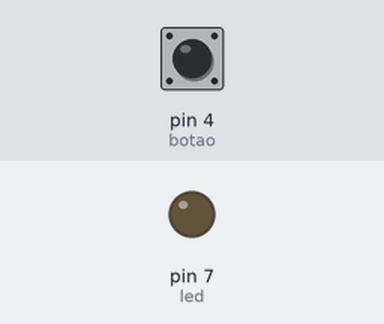
Bench run of a sketch on a simulated Arduino Uno, built with avr-gcc and run on an emulated ATmega328P. On the bench: output pins drawn as LEDs (lit = HIGH). Inputs (shaded band) come from the test bench; at power-on: pin 4 (botao) LOW.

Above: at 1.2 s.
1.3 s: pin 4 (botao) pulled HIGH for 0.15 s
At 1.37 s:
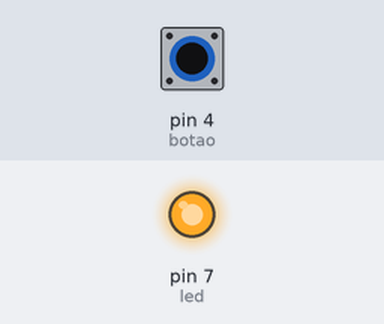
2.9 s: pin 4 (botao) pulled HIGH for 3.2 s
At 7.3 s:
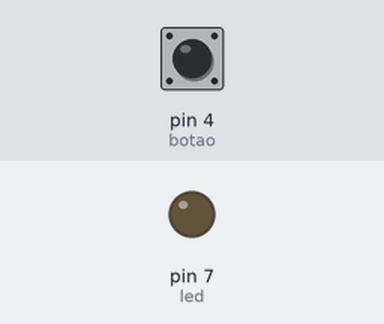
Timing chart, 0 to 8.8 s (numbered marks = the images above; inputs shaded):
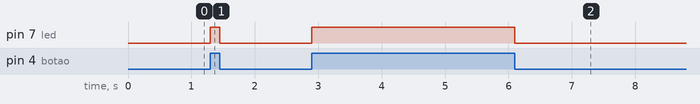

Measured:
- after the input at 1.3 s, pin 7 (led): LOW → HIGH at once, → LOW 0.15 s later
- after the input at 2.9 s, pin 7 (led): LOW → HIGH at once, → LOW 3.2 s later

The sketch:

teste2.ino
```cpp
int led = 7;
int botao = 4;

int estadobotao;

void setup() {
  // put your setup code here, to run once:

  pinMode (led, OUTPUT);
  pinMode (botao, INPUT);
}

void loop() {
  // put your main code here, to run repeatedly:

estadobotao = digitalRead (botao);

if (estadobotao == HIGH)
{
digitalWrite (led,HIGH);
}
else
{
digitalWrite (led,LOW);

}
}
```
